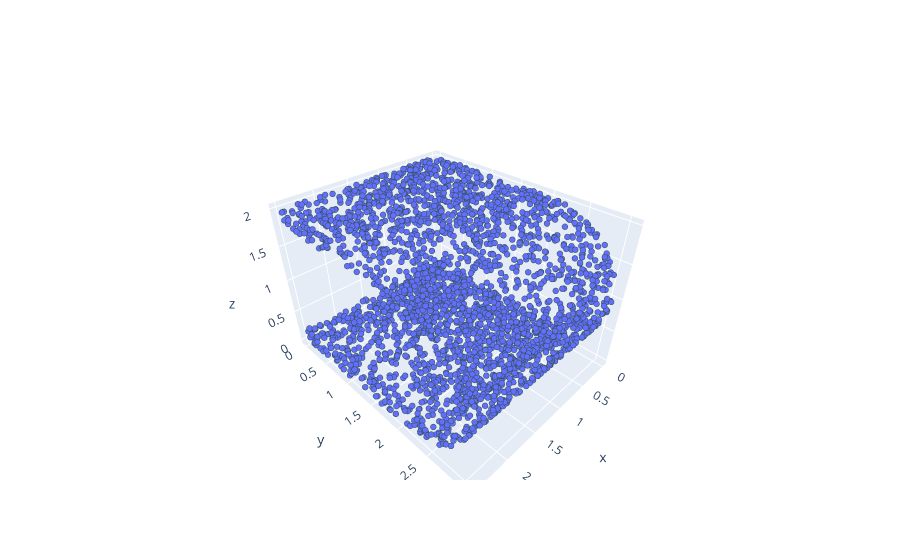

Source (notebook cell):
### Code cell
i4 = 4
name=data_path[i4]['pcd_path']
verts, faces = open_off(name)
i,j,k = np.array(faces).T
x,y,z = np.array(verts).T
with torch.no_grad():
    test_input = test_transforms()((verts,faces)).float()
    output,_,_=pointnet(test_input.transpose(1,2))
    percent,prediction=torch.sort(output.data, 1,True)
    pointcloud = PointSampler(3000)((verts, faces))
    x=pointcloud.T[0]
    y=pointcloud.T[1]
    z=pointcloud.T[2]
    fig = go.Figure(data=[go.Scatter3d(x=x, y=y, z=z,mode='markers')])
    fig.update_traces(marker=dict(size=2, line=dict(width=2,color='DarkSlateGrey')),selector=dict(mode='markers'))
    fig.show()
    
    print("The prediction based on point cloud is:")
    for i in range(5):
        print(classes_list[prediction[0][i]],":", round(exp(percent[0][i].item())*100,2),"%")
    l_index = [0,1,2,3,4,5,6,7,8,9]
    x = percent_p_sg[i4]
    print("---------------------------------------------")
    for i in range(10):
      for j in range(10):
        if x[l_index[i]] > x[l_index[j]]:
          t = l_index[i]
          l_index[i] = l_index[j]
          l_index[j] = t
    print('The prediction based on image is:')
    for r in range(5):
      print(classes_list[l_index[r]], ':', round(x[l_index[r]] * 100, 2), '%')
    print("---------------------------------------------")
    print('Ground Truth:', classes_list[y_sg[i4]])

### Figure 1 — Plotly figure (JSON) as saved in the notebook; plotly's stock layout.template omitted (floating-point values rounded to 4 significant figures; data arrays with more than 128 entries replaced by an {"elided": "..."} marker saying what was removed)
{"data": [{"marker": {"line": {"color": "DarkSlateGrey", "width": 2}, "size": 2}, "mode": "markers", "type": "scatter3d", "x": {"elided": "3000 float values"}, "y": {"elided": "3000 float values"}, "z": {"elided": "3000 float values"}}], "layout": {}}
